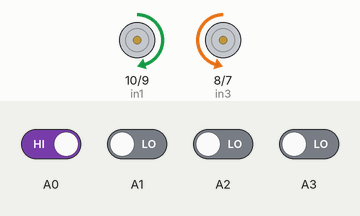
The sketch below on a simulated Arduino Uno, built with avr-gcc and run on an emulated ATmega328P. On the bench: motor-driver pin pairs drawn as motors (green arrow = first pin HIGH = forward, orange = second pin HIGH = backward, longer = more drive, scaled by the enable pin). The test bench sets the inputs (shaded band); at power-on: A0 HIGH, A1–3 LOW.

Above: at 1.2 s.
1.3 s: A0 driven LOW and A3 driven HIGH
At 2.4 s:
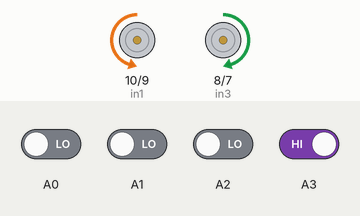
Timing chart, 0 to 4.3 s (numbered marks = the images above; inputs shaded):
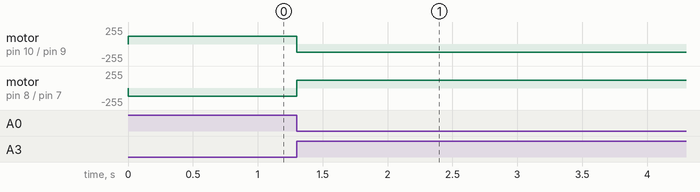

Measured:
- after the input at 1.3 s, motor on pin 10 (in1) / pin 9 (in2): forward 120/255 → backward 120/255 at once; motor on pin 8 (in3) / pin 7 (in4): backward 120/255 → forward 120/255 at once

The sketch:

config1-on-off.ino
```cpp
/*
0 ÷ 255 for motor speeds
0 - low speed, 255 - high speed

IR sensors:
over black: 1
over white: 0

motor functions:
moving forward: sensors 1 & 4 are over a white surface
turning left: sensors 1 & 2 are over the black line
turning right: sensors 3 & 4 are over the black line
stopping: all sensors are over the black line
*/

//motor set A connections
const int enA = 6;
const int in1 = 10;
const int in2 = 9;

//motor set B connections
const int enB = 5;
const int in3 = 8;
const int in4 = 7;

const int motorSpeed = 80;
const int rotationSpeed = 120;

void setup()
{
  pinMode(enA, OUTPUT);
  pinMode(enB, OUTPUT);

  pinMode(in1, OUTPUT);
  pinMode(in2, OUTPUT);
  pinMode(in3, OUTPUT);
  pinMode(in4, OUTPUT);

  //sensors - input
  pinMode(A0, INPUT);
  pinMode(A1, INPUT);
  pinMode(A2, INPUT);
  pinMode(A3, INPUT);
}

void loop()
{
  //sensors from left to right
  const int S1 = digitalRead(A0);
  const int S2 = digitalRead(A1);
  const int S3 = digitalRead(A2);
  const int S4 = digitalRead(A3);

  if (S1 == 0 && S2 == 1 && S3 == 1 && S4 == 0)
  {
    forward();  //go forward
  }
  else if (S1 == 0 && S2 == 0 && S3 == 0 && S4 == 1)
  {
    right();  //move right
  }
  else if (S1 == 1 && S2 == 0 && S3 == 0 && S4 == 0)
  {
    left();  //move left
  }
  else if (S1 == 1 && S2 == 1 && S3 == 1 && S4 == 1)
  {
    stop();  //stop
  }
}

void forward()
{
  digitalWrite(in1, HIGH);
  digitalWrite(in2, LOW);
  digitalWrite(in3, HIGH);
  digitalWrite(in4, LOW);

  analogWrite(enA, motorSpeed);
  analogWrite(enB, motorSpeed);
}

void right()
{
  digitalWrite(in1, LOW);
  digitalWrite(in2, HIGH);
  digitalWrite(in3, HIGH);
  digitalWrite(in4, LOW);

  analogWrite(enA, rotationSpeed);
  analogWrite(enB, rotationSpeed);
}

void left()
{
  digitalWrite(in1, HIGH);
  digitalWrite(in2, LOW);
  digitalWrite(in3, LOW);
  digitalWrite(in4, HIGH);

  analogWrite(enA, rotationSpeed);
  analogWrite(enB, rotationSpeed);
}

void stop()
{
  digitalWrite(in1, LOW);
  digitalWrite(in2, LOW);
  digitalWrite(in3, LOW);
  digitalWrite(in4, LOW);
}
```
